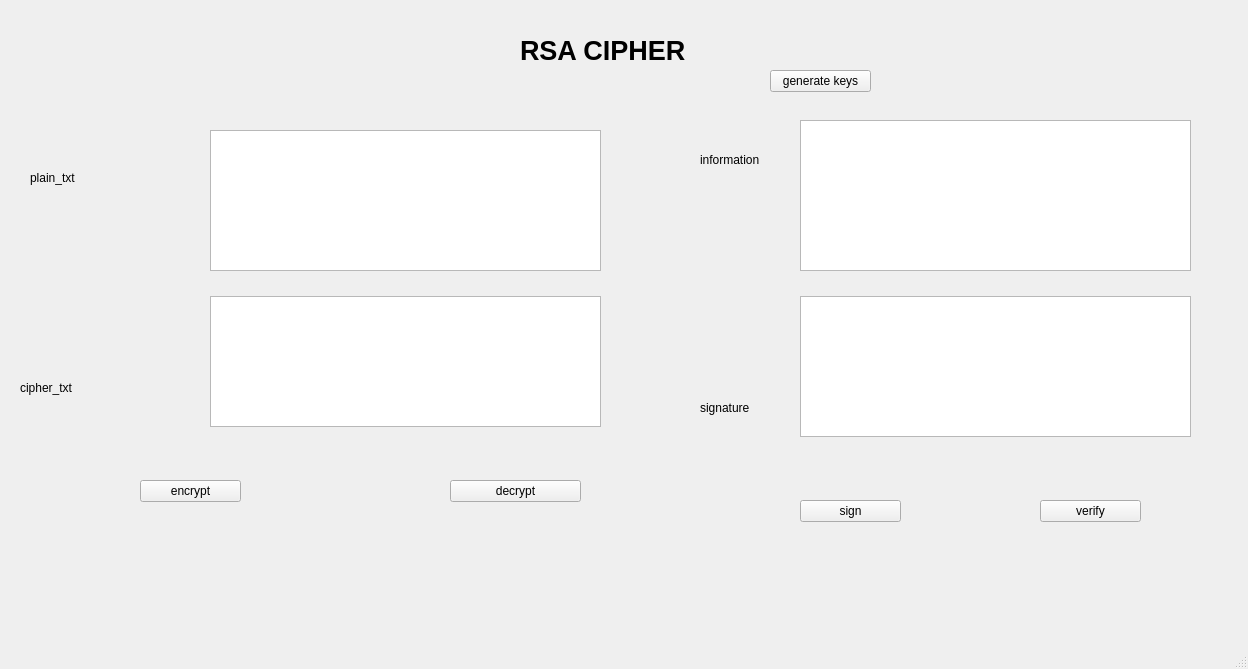
<?xml version="1.0" encoding="UTF-8"?>
<ui version="4.0">
 <class>MainWindow</class>
 <widget class="QMainWindow" name="MainWindow">
  <property name="geometry">
   <rect>
    <x>0</x>
    <y>0</y>
    <width>1248</width>
    <height>669</height>
   </rect>
  </property>
  <property name="windowTitle">
   <string>MainWindow</string>
  </property>
  <widget class="QWidget" name="centralwidget">
   <widget class="QToolButton" name="toolButton">
    <property name="geometry">
     <rect>
      <x>140</x>
      <y>480</y>
      <width>101</width>
      <height>22</height>
     </rect>
    </property>
    <property name="text">
     <string>encrypt</string>
    </property>
   </widget>
   <widget class="QToolButton" name="toolButton_2">
    <property name="geometry">
     <rect>
      <x>450</x>
      <y>480</y>
      <width>131</width>
      <height>22</height>
     </rect>
    </property>
    <property name="text">
     <string>decrypt</string>
    </property>
   </widget>
   <widget class="QLabel" name="label">
    <property name="geometry">
     <rect>
      <x>520</x>
      <y>20</y>
      <width>231</width>
      <height>61</height>
     </rect>
    </property>
    <property name="font">
     <font>
      <pointsize>20</pointsize>
      <weight>75</weight>
      <bold>true</bold>
     </font>
    </property>
    <property name="text">
     <string>RSA CIPHER</string>
    </property>
   </widget>
   <widget class="QLabel" name="label_3">
    <property name="geometry">
     <rect>
      <x>30</x>
      <y>170</y>
      <width>55</width>
      <height>16</height>
     </rect>
    </property>
    <property name="text">
     <string>plain_txt</string>
    </property>
   </widget>
   <widget class="QLabel" name="label_4">
    <property name="geometry">
     <rect>
      <x>20</x>
      <y>380</y>
      <width>55</width>
      <height>16</height>
     </rect>
    </property>
    <property name="text">
     <string>cipher_txt</string>
    </property>
   </widget>
   <widget class="QTextEdit" name="txt_plain_text">
    <property name="geometry">
     <rect>
      <x>210</x>
      <y>130</y>
      <width>391</width>
      <height>141</height>
     </rect>
    </property>
   </widget>
   <widget class="QTextEdit" name="txt_cipher_text">
    <property name="geometry">
     <rect>
      <x>210</x>
      <y>296</y>
      <width>391</width>
      <height>131</height>
     </rect>
    </property>
   </widget>
   <widget class="QToolButton" name="btn_gen_keys">
    <property name="geometry">
     <rect>
      <x>770</x>
      <y>70</y>
      <width>101</width>
      <height>22</height>
     </rect>
    </property>
    <property name="text">
     <string>generate keys</string>
    </property>
   </widget>
   <widget class="QTextEdit" name="txt_sign">
    <property name="geometry">
     <rect>
      <x>800</x>
      <y>296</y>
      <width>391</width>
      <height>141</height>
     </rect>
    </property>
   </widget>
   <widget class="QTextEdit" name="txt_info">
    <property name="geometry">
     <rect>
      <x>800</x>
      <y>120</y>
      <width>391</width>
      <height>151</height>
     </rect>
    </property>
   </widget>
   <widget class="QLabel" name="label_2">
    <property name="geometry">
     <rect>
      <x>700</x>
      <y>150</y>
      <width>71</width>
      <height>20</height>
     </rect>
    </property>
    <property name="text">
     <string>information</string>
    </property>
   </widget>
   <widget class="QLabel" name="label_5">
    <property name="geometry">
     <rect>
      <x>700</x>
      <y>400</y>
      <width>55</width>
      <height>16</height>
     </rect>
    </property>
    <property name="text">
     <string>signature</string>
    </property>
   </widget>
   <widget class="QToolButton" name="btn_sign">
    <property name="geometry">
     <rect>
      <x>800</x>
      <y>500</y>
      <width>101</width>
      <height>22</height>
     </rect>
    </property>
    <property name="text">
     <string>sign</string>
    </property>
   </widget>
   <widget class="QToolButton" name="btn_verify">
    <property name="geometry">
     <rect>
      <x>1040</x>
      <y>500</y>
      <width>101</width>
      <height>22</height>
     </rect>
    </property>
    <property name="text">
     <string>verify</string>
    </property>
   </widget>
  </widget>
  <widget class="QMenuBar" name="menubar">
   <property name="geometry">
    <rect>
     <x>0</x>
     <y>0</y>
     <width>1248</width>
     <height>26</height>
    </rect>
   </property>
  </widget>
  <widget class="QStatusBar" name="statusbar"/>
 </widget>
 <resources/>
 <connections/>
</ui>
